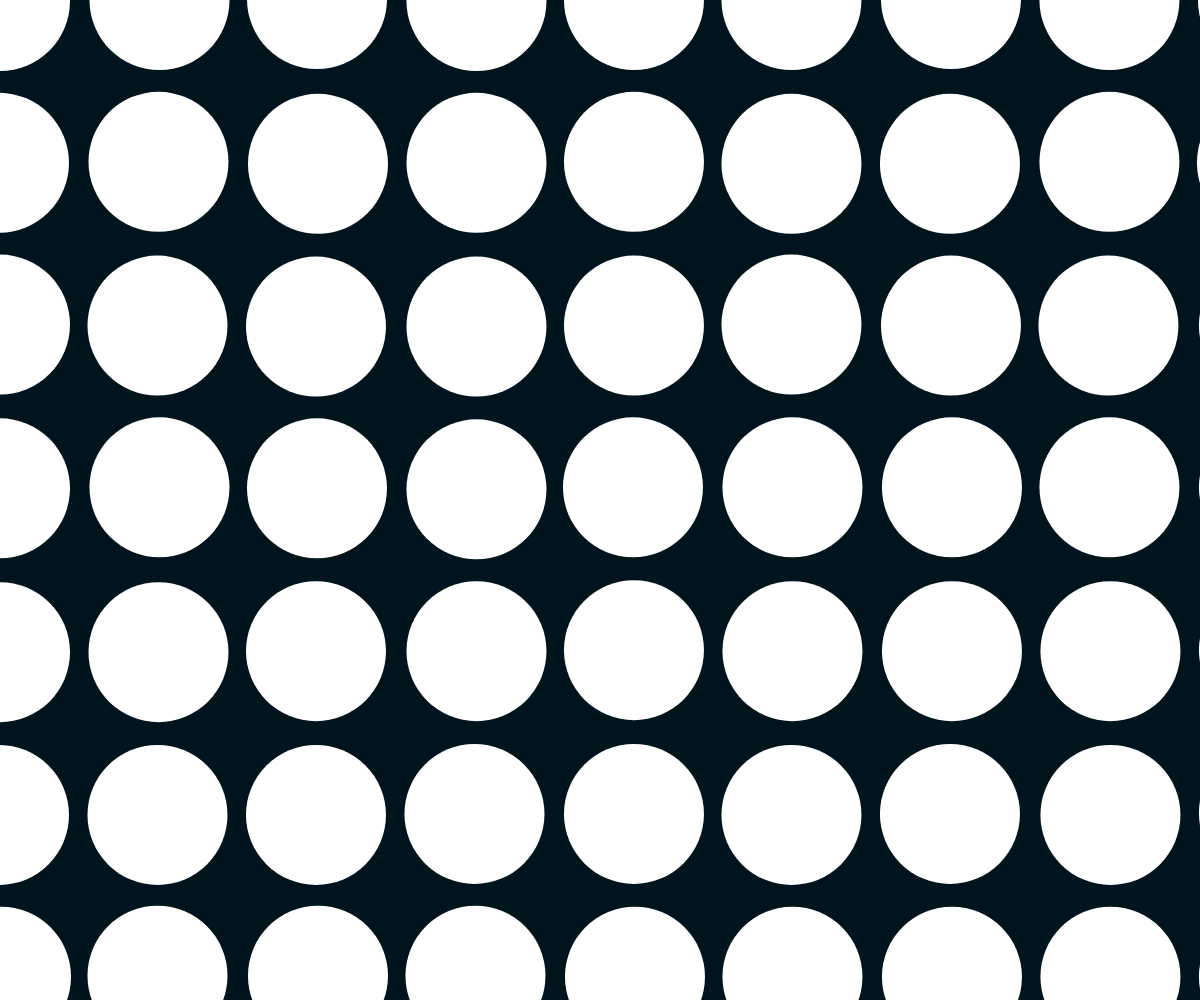
Frame 1 (no input)
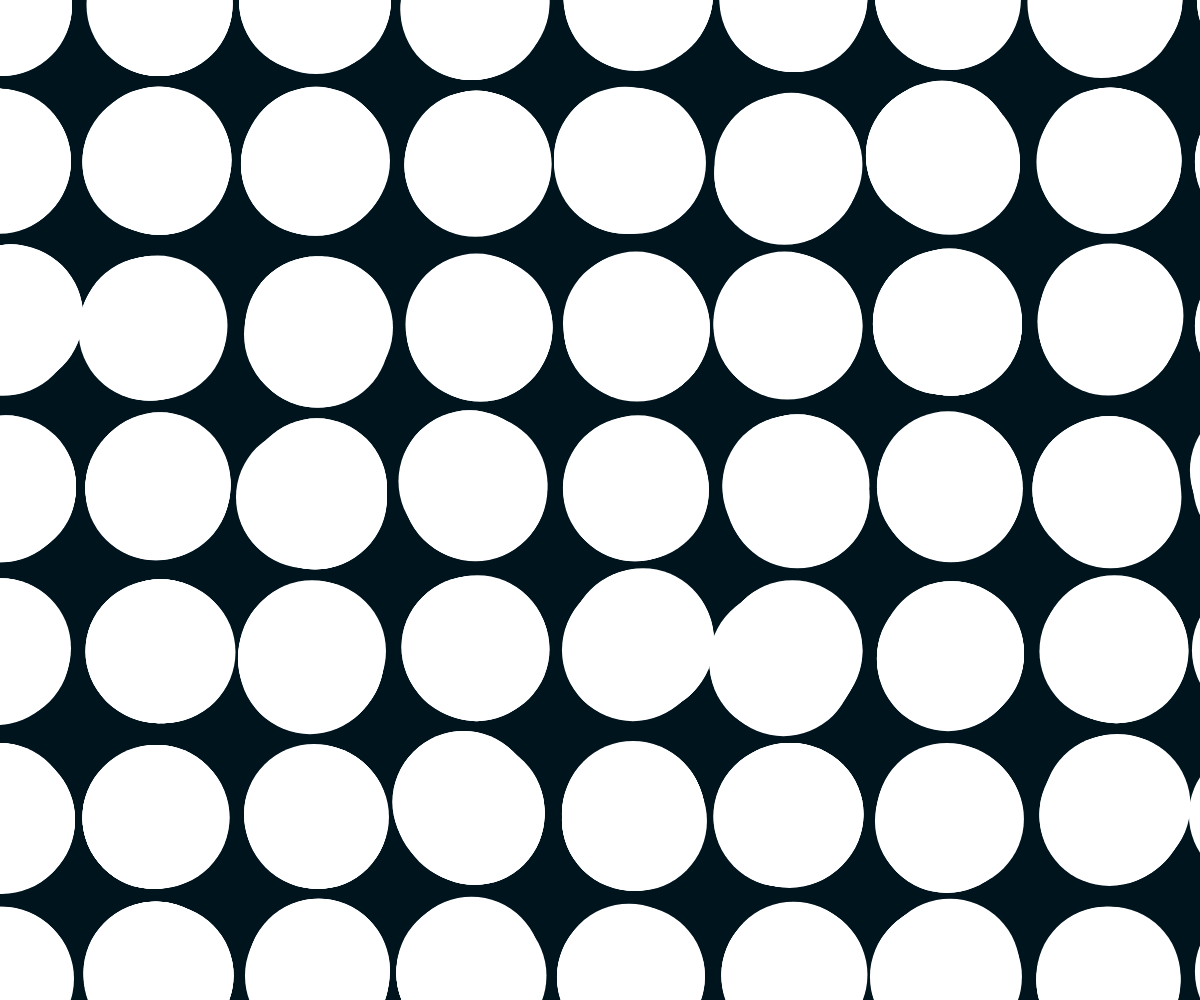
Frame 60 (no input)
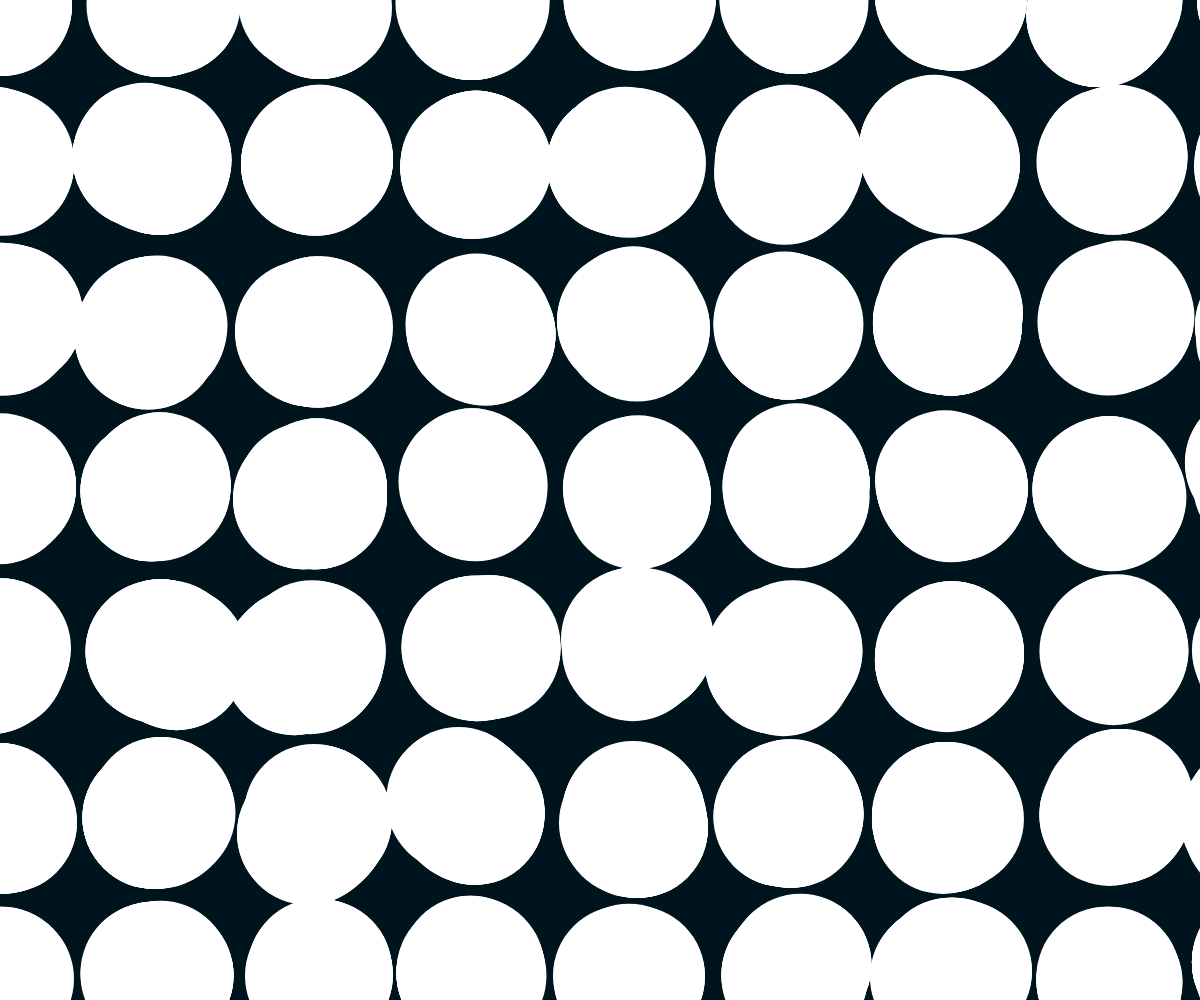
Frame 120 (the mouse pressed at the canvas centre since frame 60)

The p5.js sketch that drew these frames (run headless with seeded random() and noise() and a simulated clock; from frame 60 on, the mouse is pressed at the canvas centre):

// p5.js sketch
// ── sketch.js
// Pia Scharf - 2020


let circle;
let circles=[];


let w;
let h;
let r;


let canvas;


function setup() {  
    w = windowWidth;
    h = windowHeight;
  
  canvas = createCanvas(w, h);

  noStroke();
  background(0, 20, 30);
  
  r=140;

   
   gridInit();
}

function gridInit(){
   

  for (let i = 0; i <= h/r+1; i++) {
    for (let j = 0; j <= w / r+1; j++) {
      

      let x = map(j, 1, w / r, 0, w);
      let y = map(i, 1, h / r, 0, h);
         
         circle = new Circle(x,y,r);
         circles.push(circle);
      }
   }
}

function draw() {
  
    // Set scale

   
   for (let k=0; k<circles.length; k++){
      let cir = circles[k];
      cir.moveCircle();
      cir.drawCircle();
   }

}



class Circle{
   
   constructor(x,y,r){
      this.r= r;
      this.x = x;
      this.y = y;
   }
   
   moveCircle(){
    this.x = this.x + floor(random(-1, 2));
    this.y = this.y + floor(random(-1, 2));
   }
   
   drawCircle(){
      ellipse(this.x,this.y,this.r);
   }
   
}
